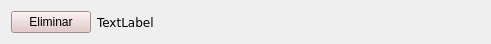
<?xml version="1.0" encoding="UTF-8"?>
<ui version="4.0">
 <class>Sucursales</class>
 <widget class="QWidget" name="Sucursales">
  <property name="geometry">
   <rect>
    <x>0</x>
    <y>0</y>
    <width>491</width>
    <height>43</height>
   </rect>
  </property>
  <property name="windowTitle">
   <string>Form</string>
  </property>
  <layout class="QFormLayout" name="formLayout">
   <item row="0" column="1">
    <widget class="QLabel" name="label">
     <property name="font">
      <font>
       <family>DejaVu Sans</family>
       <weight>50</weight>
       <bold>false</bold>
      </font>
     </property>
     <property name="text">
      <string>TextLabel</string>
     </property>
    </widget>
   </item>
   <item row="0" column="0">
    <widget class="QPushButton" name="pushButton_eliminar">
     <property name="styleSheet">
      <string notr="true">background-color: rgb(226, 195, 195);</string>
     </property>
     <property name="text">
      <string>Eliminar</string>
     </property>
    </widget>
   </item>
  </layout>
 </widget>
 <resources/>
 <connections/>
</ui>
